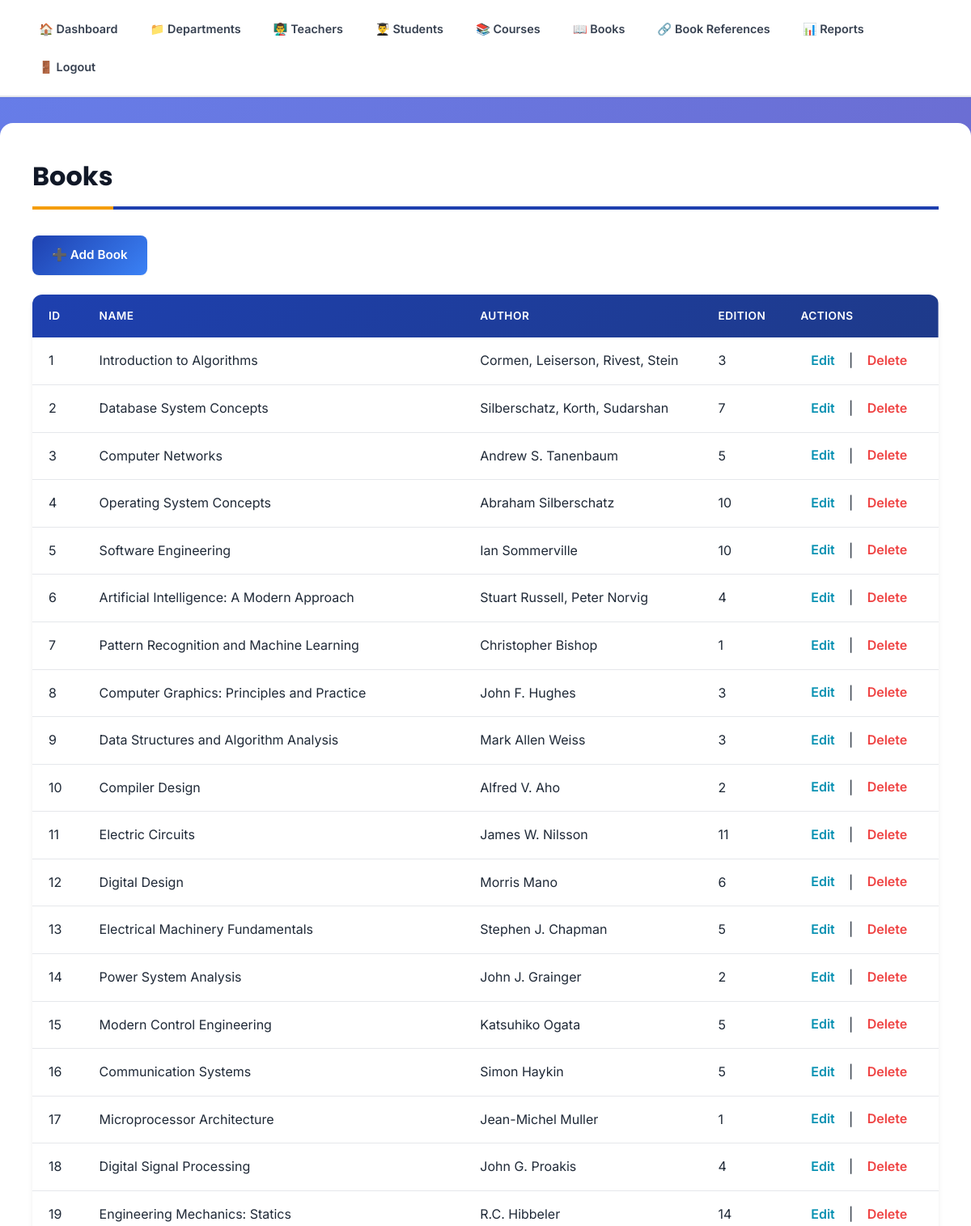
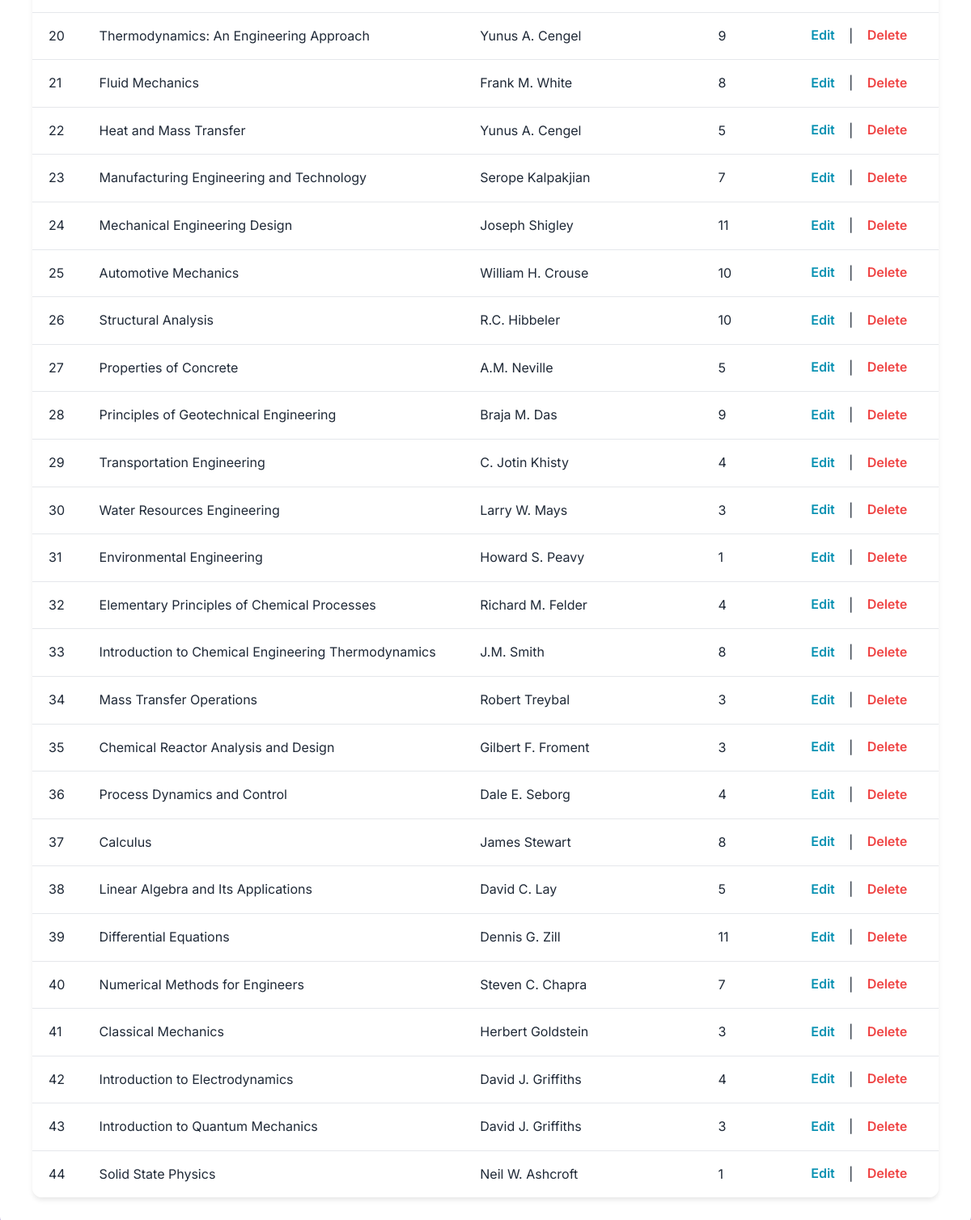
The app's page /admin/books_list.php (signed in) with its own data (2 pictures, top to bottom).
### tables this page shows
CREATE TABLE `books` (
  `book_no` int(11) NOT NULL,
  `book_name` varchar(150) NOT NULL,
  `author` varchar(100) DEFAULT NULL,
  `edition` int(11) DEFAULT NULL
);

### public/admin/books_list.php (the view, shortened to what this page needs)
<?php
require_once __DIR__ . '/../../src/db.php';
$res = $mysqli->query("SELECT book_no, book_name, author, edition FROM books ORDER BY book_no");
$books = $res ? $res->fetch_all(MYSQLI_ASSOC) : [];
?>
<!doctype html>
<html><head><meta charset="utf-8"><title>Books | Admin Panel</title><link rel="stylesheet" href="../../css/style.css"></head>
<body>
<?php include __DIR__ . '/../../src/admin_nav.php'; ?>
  <main class="container">
    <h2>Books</h2>
    <a href="books_add.php" class="btn">➕ Add Book</a>
    <table class="data-table">
      <thead><tr><th>ID</th><th>Name</th><th>Author</th><th>Edition</th><th>Actions</th></tr></thead>
      <tbody>
        <?php if (empty($books)): ?><tr><td colspan="5">No books found.</td></tr>
        <?php else: foreach($books as $b): ?>
          <tr>
            <td><?=htmlspecialchars($b['book_no'])?></td>
            <td><?=htmlspecialchars($b['book_name'])?></td>
            <td><?=htmlspecialchars($b['author'])?></td>
            <td><?=htmlspecialchars($b['edition'])?></td>
            <td><a href="books_edit.php?id=<?=urlencode($b['book_no'])?>">Edit</a> |
                <a href="books_delete.php?id=<?=urlencode($b['book_no'])?>" class="delete-btn" onclick="return confirm('Are you sure you want to delete this book?')">Delete</a></td>
          </tr>
        <?php endforeach; endif; ?>
      </tbody>
    </table>
  </main>
</body></html>

### css/style.css (style rules this page uses)
* { margin: 0; padding: 0; box-sizing: border-box; }
:root { --primary-color: #1e40af; --primary-dark: #1e3a8a; --primary-light: #3b82f6; --secondary-color: #0891b2; --accent-color: #f59e0b; --success-color: #10b981; --danger-color: #ef4444; --warning-color: #f59e0b; --white: #ffffff; --gray-50: #f9fafb; --gray-100: #f3f4f6; --gray-200: #e5e7eb; --gray-300: #d1d5db; --gray-400: #9ca3af; --gray-600: #4b5563; --gray-700: #374151; --gray-800: #1f2937; --gray-900: #111827; --shadow-sm: 0 1px 2px 0 rgba(0, 0, 0, 0.05); --shadow-md: 0 4px 6px -1px rgba(0, 0, 0, 0.1); --shadow-lg: 0 10px 15px -3px rgba(0, 0, 0, 0.1); --shadow-xl: 0 20px 25px -5px rgba(0, 0, 0, 0.1); --radius-sm: 0.375rem; --radius-md: 0.5rem; --radius-lg: 0.75rem; --radius-xl: 1rem; }
body { font-family: 'Inter', -apple-system, BlinkMacSystemFont, 'Segoe UI', sans-serif; background: linear-gradient(135deg, #667eea 0%, #764ba2 100%); background-attachment: fixed; min-height: 100vh; color: var(--gray-800); line-height: 1.6; }
.container { max-width: 1200px; margin: 2rem auto; background: var(--white); padding: 2.5rem; border-radius: var(--radius-xl); box-shadow: var(--shadow-xl); animation: fadeIn 0.5s ease; }
.container h2 { font-family: 'Poppins', sans-serif; font-size: 2rem; font-weight: 700; color: var(--gray-900); border-bottom: 4px solid var(--primary-color); padding-bottom: 0.75rem; margin-bottom: 2rem; position: relative; }
.container h2::after { content: ''; position: absolute; bottom: -4px; left: 0; width: 100px; height: 4px; background: var(--accent-color); }
.btn, a[href*="add"], button[type="submit"], input[type="submit"] { display: inline-block; padding: 0.75rem 1.5rem; font-weight: 600; text-decoration: none; border-radius: var(--radius-md); transition: all 0.3s ease; border: none; cursor: pointer; font-size: 0.95rem; box-shadow: var(--shadow-sm); }
.btn, a[href*="add"] { background: linear-gradient(135deg, var(--primary-color), var(--primary-light)); color: var(--white); }
a[href*="edit"] { color: var(--secondary-color); font-weight: 600; text-decoration: none; padding: 0.4rem 0.8rem; border-radius: var(--radius-sm); transition: all 0.3s ease; }
a.delete-btn, a[href*="delete"] { color: var(--danger-color); font-weight: 600; text-decoration: none; padding: 0.4rem 0.8rem; border-radius: var(--radius-sm); transition: all 0.3s ease; }
.data-table { width: 100%; border-collapse: separate; border-spacing: 0; margin-top: 1.5rem; border-radius: var(--radius-lg); overflow: hidden; box-shadow: var(--shadow-md); }
.data-table thead { background: linear-gradient(135deg, var(--primary-color), var(--primary-dark)); color: var(--white); }
.data-table th { padding: 1rem 1.25rem; text-align: left; font-weight: 600; text-transform: uppercase; font-size: 0.85rem; letter-spacing: 0.5px; }
.data-table td { padding: 1rem 1.25rem; border-bottom: 1px solid var(--gray-200); background: var(--white); transition: background 0.3s ease; }
.data-table tbody tr:last-child td { border-bottom: none; }

### records on screen
books: book_no "1", book_name "Introduction to Algorithms", author "Cormen, Leiserson, Rivest, Stein", edition "3"
books: book_no "2", book_name "Database System Concepts", author "Silberschatz, Korth, Sudarshan", edition "7"
books: book_no "3", book_name "Computer Networks", author "Andrew S. Tanenbaum", edition "5"
books: book_no "4", book_name "Operating System Concepts", author "Abraham Silberschatz", edition "10"
books: book_no "5", book_name "Software Engineering", author "Ian Sommerville", edition "10"
books: book_no "6", book_name "Artificial Intelligence: A Modern Approach", author "Stuart Russell, Peter Norvig", edition "4"
books: book_no "7", book_name "Pattern Recognition and Machine Learning", author "Christopher Bishop", edition "1"
books: book_no "8", book_name "Computer Graphics: Principles and Practice", author "John F. Hughes", edition "3"
books: book_no "9", book_name "Data Structures and Algorithm Analysis", author "Mark Allen Weiss", edition "3"
books: book_no "10", book_name "Compiler Design", author "Alfred V. Aho", edition "2"
books: book_no "11", book_name "Electric Circuits", author "James W. Nilsson", edition "11"
books: book_no "12", book_name "Digital Design", author "Morris Mano", edition "6"
books: book_no "13", book_name "Electrical Machinery Fundamentals", author "Stephen J. Chapman", edition "5"
books: book_no "14", book_name "Power System Analysis", author "John J. Grainger", edition "2"
books: book_no "15", book_name "Modern Control Engineering", author "Katsuhiko Ogata", edition "5"
books: book_no "16", book_name "Communication Systems", author "Simon Haykin", edition "5"
books: book_no "17", book_name "Microprocessor Architecture", author "Jean-Michel Muller", edition "1"
books: book_no "18", book_name "Digital Signal Processing", author "John G. Proakis", edition "4"
books: book_no "19", book_name "Engineering Mechanics: Statics", author "R.C. Hibbeler", edition "14"
books: book_no "20", book_name "Thermodynamics: An Engineering Approach", author "Yunus A. Cengel", edition "9"
books: book_no "21", book_name "Fluid Mechanics", author "Frank M. White", edition "8"
books: book_no "22", book_name "Heat and Mass Transfer", author "Yunus A. Cengel", edition "5"
books: book_no "23", book_name "Manufacturing Engineering and Technology", author "Serope Kalpakjian", edition "7"
books: book_no "24", book_name "Mechanical Engineering Design", author "Joseph Shigley", edition "11"
books: book_no "25", book_name "Automotive Mechanics", author "William H. Crouse", edition "10"
books: book_no "26", book_name "Structural Analysis", author "R.C. Hibbeler", edition "10"
books: book_no "27", book_name "Properties of Concrete", author "A.M. Neville", edition "5"
books: book_no "28", book_name "Principles of Geotechnical Engineering", author "Braja M. Das", edition "9"
books: book_no "29", book_name "Transportation Engineering", author "C. Jotin Khisty", edition "4"
books: book_no "30", book_name "Water Resources Engineering", author "Larry W. Mays", edition "3"
books: book_no "31", book_name "Environmental Engineering", author "Howard S. Peavy", edition "1"
books: book_no "32", book_name "Elementary Principles of Chemical Processes", author "Richard M. Felder", edition "4"
books: book_no "33", book_name "Introduction to Chemical Engineering Thermodynamics", author "J.M. Smith", edition "8"
books: book_no "34", book_name "Mass Transfer Operations", author "Robert Treybal", edition "3"
books: book_no "35", book_name "Chemical Reactor Analysis and Design", author "Gilbert F. Froment", edition "3"
books: book_no "36", book_name "Process Dynamics and Control", author "Dale E. Seborg", edition "4"
books: book_no "37", book_name "Calculus", author "James Stewart", edition "8"
books: book_no "38", book_name "Linear Algebra and Its Applications", author "David C. Lay", edition "5"
books: book_no "39", book_name "Differential Equations", author "Dennis G. Zill", edition "11"
books: book_no "40", book_name "Numerical Methods for Engineers", author "Steven C. Chapra", edition "7"
books: book_no "41", book_name "Classical Mechanics", author "Herbert Goldstein", edition "3"
books: book_no "42", book_name "Introduction to Electrodynamics", author "David J. Griffiths", edition "4"
books: book_no "43", book_name "Introduction to Quantum Mechanics", author "David J. Griffiths", edition "3"
books: book_no "44", book_name "Solid State Physics", author "Neil W. Ashcroft", edition "1"
